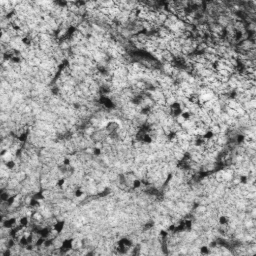
#> input picture sample_patches/spatial_high/patch_0004213_r4608_c81024.png, 256 x 256 px, found by its file name; its folder holds only this picture in this run
$ jupyter execute --allow-errors image_spectral_cutoff.ipynb   (older library calls are emulated)
#> lines starting #> are read from the running program, lines starting #| are printed output that depends on the picture; long printed decimals are rounded
[cell 1]
import sys
import os
sys.path.append('..')

from PIL import Image
import numpy as np
import matplotlib.pyplot as plt
from scipy.ndimage import gaussian_filter
from scipy.signal.windows import hann
from scipy.ndimage import gaussian_filter1d

#> (a cell that did not finish here is left out)

# Cutoff frequency

[cell 3]
def radial_profile(power):
    h, w = power.shape
    cy, cx = h//2, w//2

    y, x = np.indices((h, w))
    r = np.sqrt((x-cx)**2 + (y-cy)**2)

    r_int = r.astype(int)

    tbin = np.bincount(r_int.ravel(), power.ravel())
    nr = np.bincount(r_int.ravel())

    radial = tbin / np.maximum(nr, 1)

    r_vals = np.arange(len(radial))

    # correct normalization
    r_norm = r_vals / r.max()

    return r_norm, radial

[cell 4]
def effective_resolution_cutoff(patch,
                                detrend_sigma=12,
                                r_min_frac=0.05,
                                tail_frac=0.85):

    patch = patch.astype(np.float32)

    # --- detrend (remove low-frequency background)
    background = gaussian_filter(patch, detrend_sigma)
    g = patch - background

    # --- apply 2D Hann window
    wy = hann(patch.shape[0])
    wx = hann(patch.shape[1])
    window = np.outer(wy, wx)
    g *= window

    # --- FFT power spectrum
    F = np.fft.fftshift(np.fft.fft2(g))
    P = np.abs(F)**2

    # --- radial mean spectrum
    r, prof = radial_profile(P)
    n = len(prof)

    # --- estimate noise floor from tail
    tail_start = int(tail_frac * n)
    N0 = np.median(prof[tail_start:])

    # corrected spectrum
    prof_corr = np.maximum(prof - N0, 0)

    # smooth
    prof_corr = gaussian_filter1d(prof_corr, 2)

    # ignore center
    start = int(r_min_frac * n)

    # relative threshold
    threshold = 0.05 * prof_corr[start:].max()

    idx = np.where(prof_corr > threshold)[0]
    idx = idx[idx >= start]

    if len(idx) == 0:
        fc = 0
    else:
        fc = r[idx.max()]

    return fc, r, prof, prof_corr

[cell 5]
base = 'data/patch_samples'
#> base = 'data/patch_samples'
#> further down, patch is the input picture: PIL image 256x256 L; min 18, max 248, mean 154.4
#> (the rest of this cell did not finish here and is left out)

#> in effective_resolution_cutoff, `background = gaussian_filter(patch, detrend_sigma)`:
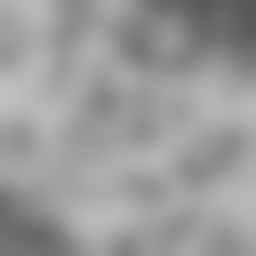
#> background: shape (256, 256) float32; min 88.54, max 192.9, mean 154.4
#> in effective_resolution_cutoff, `g = patch - background`:
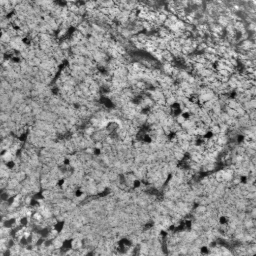
#> g: shape (256, 256) float32; min -138.6, max 110.1, mean 0; drawn with min black and max white
#> in effective_resolution_cutoff, `g *= window`:
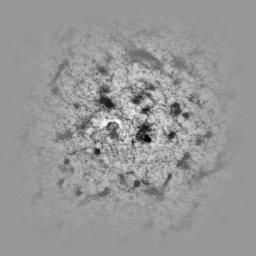
#> g: shape (256, 256) float32; min -118.6, max 80.66, mean 0; drawn with min black and max white
#> in effective_resolution_cutoff, `P = np.abs(F)**2`:
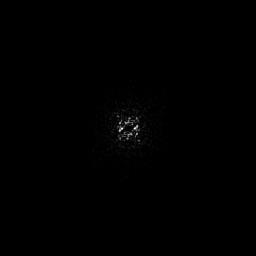
#> P: shape (256, 256) float64; min 0.176, max 4.99e+09, mean 13194462.5; drawn with min black and max white
#> in radial_profile, `tbin = np.bincount(r_int.ravel(), power.ravel())`: tbin = 182 values, max 5.81e+10 at index 6, min 386620.5 at index 181, mean 4.75e+09
#> in radial_profile, `radial = tbin / np.maximum(nr, 1)`: radial = 182 values, max 1.61e+09 at index 6, min 61683.4 at index 179, mean 60833265.2
#> in radial_profile, `r_vals = np.arange(len(radial))`: r_vals = 182 values from 0 to 181
#> in radial_profile, `r_norm = r_vals / r.max()`: r_norm = 182 values from 0 to 1
#> in effective_resolution_cutoff, `r, prof = radial_profile(P)`: prof has the same summary as radial in radial_profile
#> in effective_resolution_cutoff, `n = len(prof)`: n = 182
#> in effective_resolution_cutoff, `tail_start = int(tail_frac * n)`: tail_start = 154
#> in effective_resolution_cutoff, `N0 = np.median(prof[tail_start:])`: N0 = 213288.8
#> in effective_resolution_cutoff, `prof_corr = np.maximum(prof - N0, 0)`: prof_corr = 182 values, max 1.61e+09 at index 6, min 0 at index 154, mean 60624790.7
#> in effective_resolution_cutoff, `prof_corr = gaussian_filter1d(prof_corr, 2)`: prof_corr = 182 values, max 1.02e+09 at index 7, min 146.7 at index 173, mean 60624790.7
#> in effective_resolution_cutoff, `start = int(r_min_frac * n)`: start = 9
#> in effective_resolution_cutoff, `threshold = 0.05 * prof_corr[start:].max()`: threshold = 43323094.2
#> in effective_resolution_cutoff, `idx = np.where(prof_corr > threshold)[0]`: idx = 31 values from 0 to 30
#> in effective_resolution_cutoff, `idx = idx[idx >= start]`: idx = 22 values from 9 to 30
#> in effective_resolution_cutoff, `fc = r[idx.max()]`: fc = 0.166
#> `fc, r, prof, prof_corr = effective_resolution_cutoff(patch)`: r = 182 values from 0 to 1; prof has the same summary as radial in radial_profile
#> `avg_fc = np.mean(fc_values)`: avg_fc = 0.166
#| spatial_high: avg cutoff frequency = 0.1657  (N=1)
            fc_values.append(fc)

    avg_fc = np.mean(fc_values)

    print(f"{i}: avg cutoff frequency = {avg_fc:.4f}  (N={len(fc_values)})")

#> (a cell that did not finish here is left out)

[cell 7]
import cv2
from scipy import ndimage
import numpy as np
import os
from PIL import Image

def laplacian_variance(img):
    lap = cv2.Laplacian(img, cv2.CV_64F)
    return lap.var()

def sobel_energy(img):
    gx = ndimage.sobel(img, axis=1)
    gy = ndimage.sobel(img, axis=0)
    return np.mean(gx**2 + gy**2)

[cell 8]
base = "data/patch_samples"

groups = ["spatial_high","spatial_low","spectral_high","spectral_low"]

results = {}

#> (the rest of this cell did not finish here and is left out)


            fc_values.append(fc)
            lap_values.append(laplacian_variance(patch))
#> in laplacian_variance, `lap = cv2.Laplacian(img, cv2.CV_64F)`:
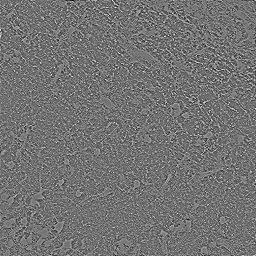
#> lap: shape (256, 256) float64; min -205, max 249, mean 0; drawn with min black and max white
            sobel_values.append(sobel_energy(patch))
#> in sobel_energy, `gx = ndimage.sobel(img, axis=1)`:
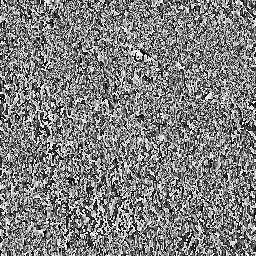
#> gx: shape (256, 256); min 0, max 255, mean 127.1
#> in sobel_energy, `gy = ndimage.sobel(img, axis=0)`:
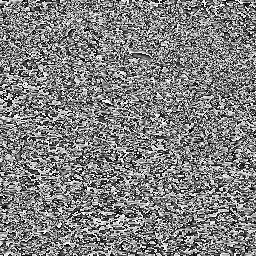
#> gy: shape (256, 256); min 0, max 255, mean 128.3
#| cutoff: 0.1657
#| laplacian: 2036.758
#| sobel: 121.182

    results[g] = {
        "fc": np.array(fc_values),
        "lap": np.array(lap_values),
        "sobel": np.array(sobel_values)
    }

    print(f"\n{g}")
    print("cutoff:", np.mean(fc_values))
    print("laplacian:", np.mean(lap_values))
    print("sobel:", np.mean(sobel_values))

[cell 9]
fc_all = []
lap_all = []
sobel_all = []

#> (the rest of this cell did not finish here and is left out)

[cell 10]
import matplotlib.pyplot as plt

plt.figure(figsize=(6,5))
plt.scatter(fc_all, lap_all, alpha=0.6)
plt.xlabel("Cutoff frequency")
plt.ylabel("Laplacian variance")
plt.title("Cutoff vs Laplacian")
plt.show()
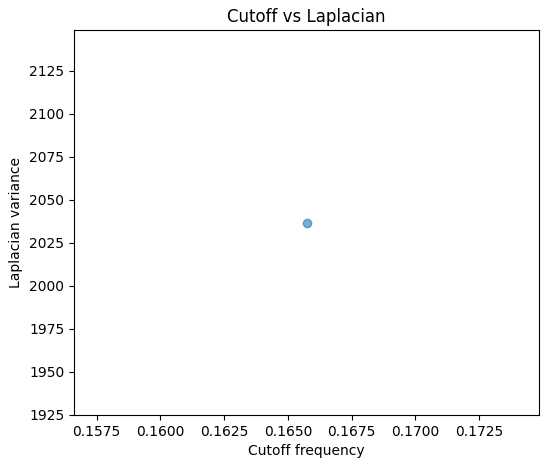
#> figure drawn by matplotlib, 1 panel

# radial profile

[cell 11]
import os
import numpy as np
import matplotlib.pyplot as plt
from PIL import Image

base = "data/patch_samples"
groups = ["spatial_high", "spatial_low", "spectral_high", "spectral_low"]

examples = {}

#> (the rest of this cell did not finish here and is left out)
